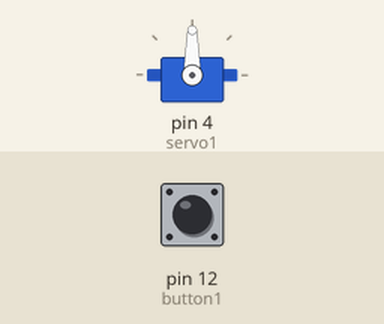
Bench run of a sketch on a simulated Arduino Uno, built with avr-gcc and run on an emulated ATmega328P. Shown: servo. The test bench sets the inputs (shaded band); at power-on: pin 12 (button1) LOW.

Above: at 1.2 s.
1.3 s: pin 12 (button1) pulled HIGH for 3.2 s
At 2.0 s:
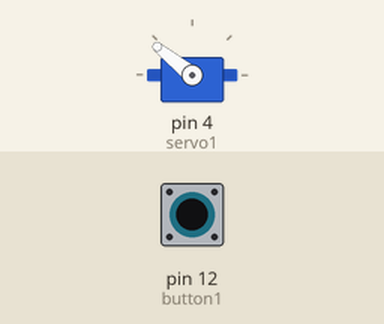
Timing chart, 0 to 5.7 s (numbered marks = the images above; inputs shaded):
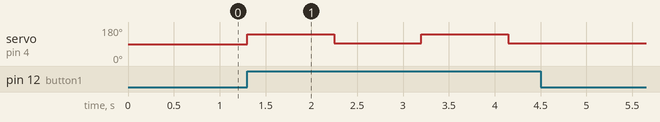

The sketch:

servo_button.ino
```cpp
#include <Servo.h>

Servo servo1, servo2, servo3, servo4;

#define button1 12
int buttonPressed;

void setup() {
  // put your setup code here, to run once:
  servo1.attach(4);
  pinMode(button1, INPUT);
}

void loop() {
  // put your main code here, to run repeatedly:

  // Wait until a button is pressed
  while (true)
  {
    if (digitalRead(button1) == HIGH)
    {
      buttonPressed = 1;
      break;
    }
  }

  if (buttonPressed == 1)
  {
    servo1.writeMicroseconds(2000);
    delay(950);
    servo1.writeMicroseconds(1500);
    delay(950);

  }
}
```

Measured:
- after the input at 1.3 s, servo on pin 4 (servo1): alternates 141° for 0.95 s and 93° for 0.95 s, 4 changes in all, then stays 93°, starting at once
